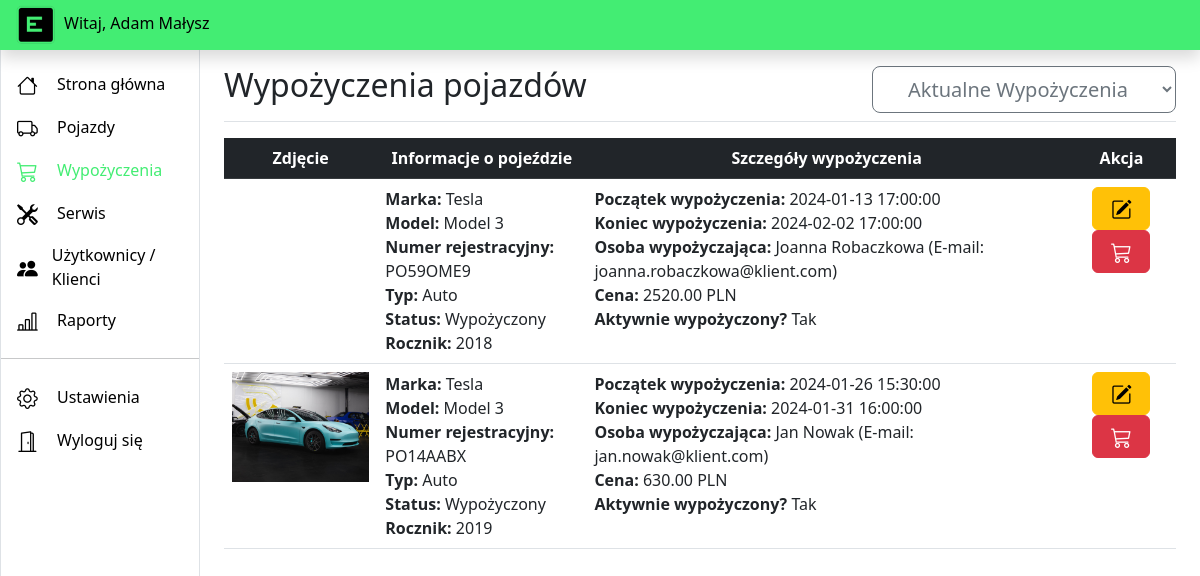
The app's page /reservations.php (signed in) with its own data.
### tables this page shows
CREATE TABLE `reservations` (
  `id` int(11) NOT NULL,
  `vehicle_id` int(11) NOT NULL,
  `client_id` int(11) NOT NULL,
  `is_active` tinyint(1) NOT NULL,
  `price` decimal(10,2) NOT NULL,
  `reservation_start` datetime NOT NULL,
  `reservation_end` datetime NOT NULL,
  `user_id` int(11) NOT NULL,
  `Creation_date` datetime NOT NULL
);

CREATE TABLE `vehicles` (
  `id` int(11) NOT NULL,
  `license_plate` varchar(8) NOT NULL,
  `brand` varchar(20) NOT NULL,
  `model` varchar(50) NOT NULL,
  `typ` enum('Auto','Hulajnoga') NOT NULL,
  `status` enum('Dostępny','Wypożyczony','W serwisie','Rozładowany') NOT NULL,
  `year` year(4) NOT NULL,
  `image` longtext DEFAULT 'images/vehicles/vehicle-default.png',
  `maintenance_needed` tinyint(1) NOT NULL,
  `maintenance_last` date NOT NULL,
  `battery_level` tinyint(4) NOT NULL,
  `battery_degradation` tinyint(4) NOT NULL,
  `deleted` tinyint(1) NOT NULL
);

CREATE TABLE `users` (
  `id` int(11) NOT NULL,
  `email` longtext NOT NULL,
  `password_hash` varchar(255) NOT NULL,
  `firstname` varchar(50) NOT NULL,
  `lastname` varchar(50) NOT NULL,
  `birth` date NOT NULL,
  `pesel` bigint(11) NOT NULL,
  `phone` varchar(15) NOT NULL,
  `address_city` varchar(50) NOT NULL,
  `address_zipcode` varchar(50) NOT NULL,
  `address_street` varchar(50) NOT NULL,
  `address_house` varchar(50) NOT NULL,
  `address_apartment` varchar(50) NOT NULL,
  `role_id` tinyint(1) NOT NULL,
  `ispasswordchanged` tinyint(1) NOT NULL,
  `isdeleted` tinyint(1) NOT NULL
);

### reservations.php (the view, shortened to what this page needs)
<?php
  $mysqli = require __DIR__ . "/database.php";
  if(!isset($_GET["view"])) {
    $reservationview = "active";
  }
  else if(isset($_GET["view"])) {
    $reservationview  = $_GET["view"];
  }
?>
<!DOCTYPE html>
<html lang="pl-PL">
<head>
  <link rel="stylesheet" type="text/css" href="styles/dashboard.css" />
  <link href="https://cdn.jsdelivr.net/npm/bootstrap@5.2.3/dist/css/bootstrap.min.css" rel="stylesheet" />
  <link rel="stylesheet" href="https://cdn.jsdelivr.net/npm/bootstrap-icons@1.11.1/font/bootstrap-icons.css">
  <link href="https://cdn.jsdelivr.net/npm/bootstrap-icons@1.10.5/font/bootstrap-icons.min.css" rel="stylesheet">
</head>
<body>
  <header class="navbar sticky-top flex-md-nowrap p-0 shadow" data-bs-theme="dark">
    <a class="navbar-brand col-md-3 col-lg-2 me-0 px-3 fs-6 text-black"><img class="me-2" src="images/logo.png" alt="" width="40" height="40">Witaj, <?php echo $_SESSION["user_firstname"].' '.$_SESSION["user_lastname"];?></a>
  </header>
  <div class="container-fluid">
    <div class="row text-wrap">
      <div class="sidebar border border-right col-md-3 col-lg-2 p-0 bg-body-tertiary">
        <div class="offcanvas-md offcanvas-end bg-body-tertiary" tabindex="-1" id="sidebarMenu" aria-labelledby="sidebarMenuLabel">
          <div class="offcanvas-body d-md-flex flex-column p-0 pt-lg-3 overflow-y-auto">
            <ul class="nav flex-column">
              <li class="nav-item">
                <a class="nav-link d-flex align-items-center gap-2 fs-6" href="index.php">
                  <i class="bi bi-house"></i>
                  Strona główna
                </a>
              </li>
              <li class="nav-item">
                <a class="nav-link d-flex align-items-center gap-2 fs-6" href="vehicles.php">
                  <i class="bi bi-truck"></i>
                  Pojazdy
                </a>
              </li>
              <li class="nav-item">
                <a class="nav-link d-flex align-items-center gap-2 fs-6 active" aria-current="page" href="#">
                  <i class="bi bi-cart3"></i>
                  Wypożyczenia
                </a>
              </li>
              <li class="nav-item">
                <a class="nav-link d-flex align-items-center gap-2 fs-6" href="service.php">
                  <i class="bi bi-tools"></i>
                  Serwis
                </a>
              </li>
              <li class="nav-item">
                <a class="nav-link d-flex align-items-center gap-2 fs-6" href="clients.php">
                  <i class="bi bi-people-fill"></i>
                  <?php if($_SESSION["user_role"] == 1) { ?>Użytkownicy / Klienci<?php } ?>
                </a>
              </li>
              <li class="nav-item">
                <a class="nav-link d-flex align-items-center gap-2 fs-6" href="reports.php">
                  <i class="bi bi-bar-chart-line"></i>
                  Raporty
                </a>
              </li>
            </ul>
            <hr class="my-3">
            <ul class="nav flex-column mb-auto">
              <li class="nav-item">
                <a class="nav-link d-flex align-items-center gap-2 fs-6" href="settings.php">
                  <i class="bi bi-gear"></i>
                  Ustawienia
                </a>
              </li>
              <li class="nav-item">
                <a class="nav-link d-flex align-items-center gap-2 fs-6" href="logout.php">
                  <i class="bi bi-door-open"></i>
                  Wyloguj się
                </a>
              </li>
            </ul>
          </div>
        </div>
      </div>
      <main class="col-md-9 ms-sm-auto col-lg-10 px-md-4">
        <div class="d-flex justify-content-between flex-wrap flex-md-nowrap align-items-center pt-3 pb-2 mb-3 border-bottom">
          <h1 class="h2">Wypożyczenia pojazdów</h1>
          <div class="d-flex">
            <form method="get">
              <select class="btn btn-lg btn-outline-secondary" name="view" onchange="this.form.submit();">
                <option value="active" <?php echo (($reservationview  == "active")?"selected":"" );?>>Aktualne Wypożyczenia</option>
              </select>
            </form>
          </div>
        </div>
        <table class="table table-hover">
          <thead class="table-dark">
            <tr>
              <th scope="col">Zdjęcie</th>
              <th scope="col">Informacje o pojeździe</th>
              <th scope="col">Szczegóły wypożyczenia</th>
              <th scope="col" class="buttonlist">Akcja</th>
            </tr>
          </thead>
          <tbody>
            <?php
              if ($reservationview  == "active") {
                $sql = sprintf("SELECT reservations.price, reservations.id, reservations.is_active, vehicle_id,client_id, creation_date, reservation_start, reservation_end, user_id, vehicles.image, vehicles.brand, vehicles.model, vehicles.typ, vehicles.status, vehicles.license_plate, vehicles.year, users.firstname, users.lastname FROM reservations INNER JOIN vehicles ON reservations.vehicle_id = vehicles.id INNER JOIN users ON reservations.user_id = users.id WHERE reservations.is_active = 1 ORDER BY creation_date desc");
              }
              $result = $mysqli->query($sql);
              while($row = $result->fetch_assoc()) {
            ?>
            <?php
              $clientid = $row['client_id'];
              $sql = "SELECT firstname,lastname,email FROM users WHERE id = '$clientid'";
              $resultclient = $mysqli->query($sql);
              $client = $resultclient->fetch_assoc();
              $clientfirstname = $client["firstname"];
              $clientlastname = $client["lastname"];
              $clientemail = $client["email"];
            ?>
            <tr>
              <td class="text-center"><img class="img-fluid" src="<?php echo $row['image']; ?>" alt="" width="200px"></td>
              <td><?php echo "<b>Marka: </b>".$row['brand']."</br><b>Model: </b>".$row['model'].(($row['typ']=='Auto')?"</br><b>Numer rejestracyjny: </b>".$row['license_plate']:"")."</br><b>Typ: </b>".$row['typ']."</br><b>Status: </b>".$row['status']."</br><b>Rocznik: </b>".$row['year']; ?></td>
              <td><?php echo "<b>Początek wypożyczenia: </b>".$row['reservation_start']."</br><b>Koniec wypożyczenia: </b>".$row['reservation_end']."</br><b>Osoba wypożyczająca: </b>".$clientfirstname." ".$clientlastname." (E-mail: ".$clientemail.")</br><b>Cena: </b>".$row['price']." PLN"."</br><b>Aktywnie wypożyczony? </b>".(($row['is_active']==='1')?"Tak":"Nie"); ?></td>
              <td align="center" class="buttonlist"><button type='button' title="Edytuj" class='btn btn-warning' data-toggle='modal' <?php echo "data-target='#editModalCenter".$row["id"]."'"; ?>><i class="bi bi-pencil-square"></i></button>
              <a <?php if($row["is_active"] == 1) { echo 'href="reservations.php?id='.$row["id"].'"'; ?> class='btn btn-danger' title="Zakończ Wypożyczenie" <?php } else { ?>class='btn btn-secondary' <?php } ?> ><i class="bi bi-cart3"></i></a></td>
            </tr>
            <?php } ?>
          </tbody>
        </table>
      </main>
    </div>
  </div>
</body>
</html>

### styles/dashboard.css (style rules this page uses)
.bi { display: inline-block; width: 2rem; height: 1.7rem; font-size: 1.3rem; }
.sidebar { position: fixed; top: 45px; bottom: 0; left: 0; z-index: 100; padding: 0; }
.sidebar .nav-link { font-size: .875rem; font-weight: 500; }
.sidebar .nav-link.active { color: #43ed73; }
.sidebar .nav-link { color: #000000; }
.navbar { background-color: #43ed73; }
.navbar-brand { padding-top: .75rem; padding-bottom: .75rem; }
thead { text-align: center; }

### records on screen
reservations: vehicle.brand "Tesla", vehicle.model "Model 3", vehicle.license_plate "PO59OME9", vehicle.typ "Auto", vehicle.status "Wypożyczony", vehicle.year "2018", reservation_start "2024-01-13 17:00:00", reservation_end "2024-02-02 17:00:00", client.firstname "Joanna", client.lastname "Robaczkowa", client.email "joanna.robaczkowa@klient.com", price "2520.00", is_active "Tak"
reservations: vehicle.image (picture), vehicle.brand "Tesla", vehicle.model "Model 3", vehicle.license_plate "PO14AABX", vehicle.typ "Auto", vehicle.status "Wypożyczony", vehicle.year "2019", reservation_start "2024-01-26 15:30:00", reservation_end "2024-01-31 16:00:00", client.firstname "Jan", client.lastname "Nowak", client.email "jan.nowak@klient.com", price "630.00", is_active "Tak"

### other values on screen
$_SESSION["user_firstname"] "Adam"
$_SESSION["user_lastname"] "Małysz"
